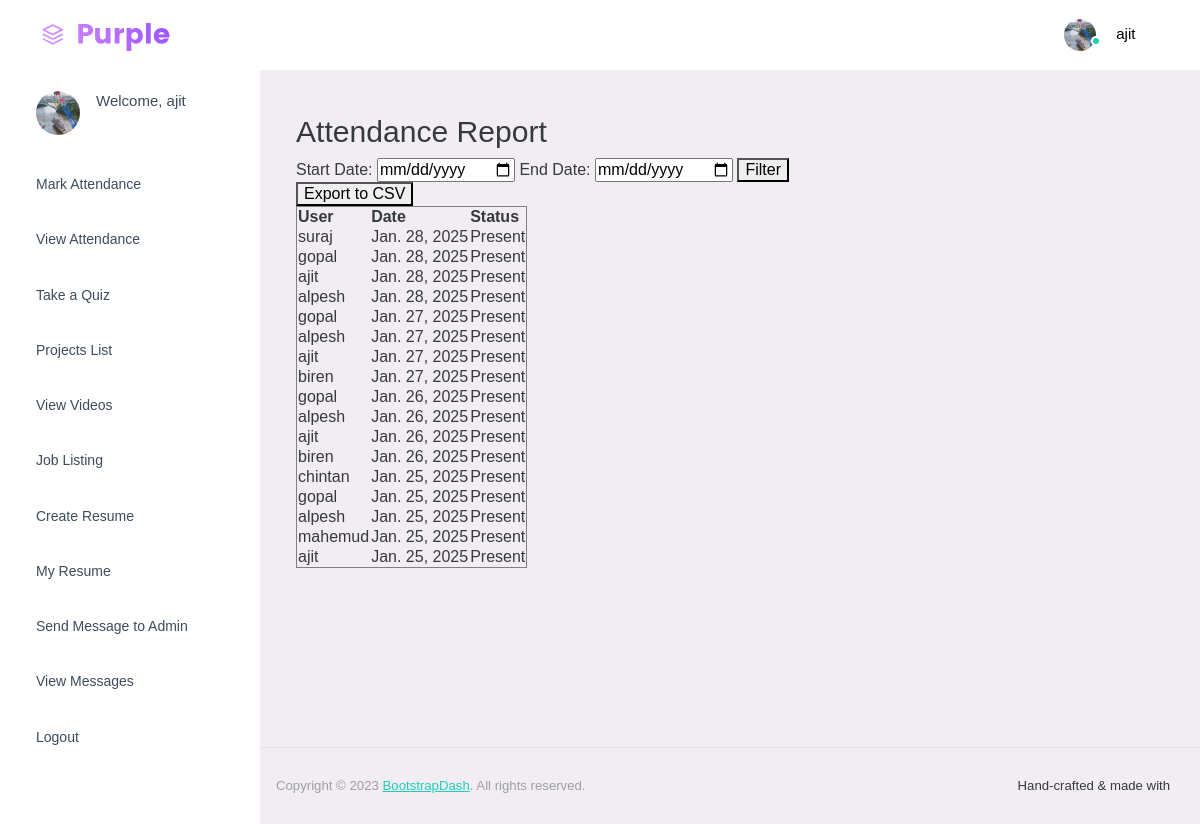
The app's page /attendance_report/ (signed in), older data.
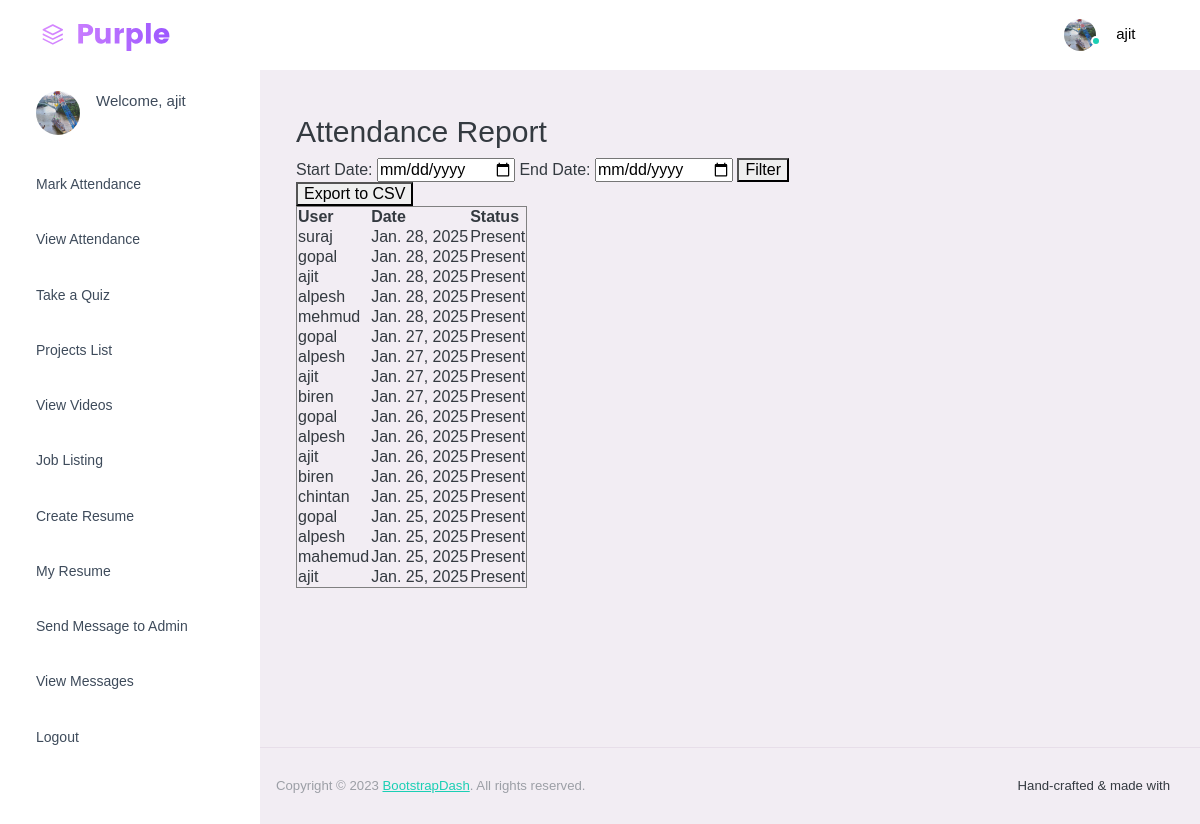
The same page, newer data.
### user_management/models.py (models this page shows, shortened)
class AttendanceRecord(models.Model):
    user = models.ForeignKey(settings.AUTH_USER_MODEL, on_delete=models.CASCADE)
    date = models.DateField(default=timezone.now)
    status = models.CharField(max_length=10, choices=[('Present', 'Present'), ('Absent', 'Absent')])

class CustomUser(AbstractUser):
    role = models.CharField(max_length=50, choices=[('Admin', 'Admin'), ('User', 'User')])
    education = models.CharField(max_length=100, null=True, blank=True)
    college_name = models.CharField(max_length=255, null=True, blank=True)
    address = models.CharField(max_length=255, null=True, blank=True)
    sex = models.CharField(max_length=10, choices=[('Male', 'Male'), ('Female', 'Female'), ('Other', 'Other')], null=True, blank=True)
    screenshot = models.ImageField(upload_to='screenshots/', null=True, blank=True)
    profile_pic = models.ImageField(upload_to='profile_pic/', null=True, blank=True)
    is_approved = models.BooleanField(default=False)

### user_management/views.py (the view)
# urls.py: path('attendance_report/', views.attendance_report, name='attendance_report'),
@login_required
def attendance_report(request):
    records = AttendanceRecord.objects.select_related('user').order_by('-date')
    start_date = request.GET.get('start_date')
    end_date = request.GET.get('end_date')
    if start_date and end_date:
        records = records.filter(date__range=[parse_date(start_date), parse_date(end_date)])
    context = {
        'records': records,
        'start_date': start_date,
        'end_date': end_date,
    }
    return render(request, 'user_management/attendance_report.html', context)

### user_management/templates/user_management/attendance_report.html (shortened to what this page needs)
{% extends "user_management/base.html" %}
{% load static %}
{% block content %}
<h2>Attendance Report</h2>
<form method="get" action="{% url 'attendance_report' %}">
  <label for="start_date">Start Date:</label>
  <input type="date" id="start_date" name="start_date" value="{{ start_date }}">
  <label for="end_date">End Date:</label>
  <input type="date" id="end_date" name="end_date" value="{{ end_date }}">
  <button type="submit">Filter</button>
</form>
<form method="get" action="{% url 'export_attendance_csv' %}">
  <button type="submit">Export to CSV</button>
</form>
<table border="1">
  <tr>
    <th>User</th>
    <th>Date</th>
    <th>Status</th>
  </tr>
  {% for record in records %}
    <tr>
      <td>{{ record.user.username }}</td>
      <td>{{ record.date }}</td>
      <td>{{ record.status }}</td>
    </tr>
  {% endfor %}
</table>
{% endblock %}

Row changes from the older to the newer data that the page shows:
added AttendanceRecord: user.username "mehmud", date "Jan. 28, 2025", status "Present"
